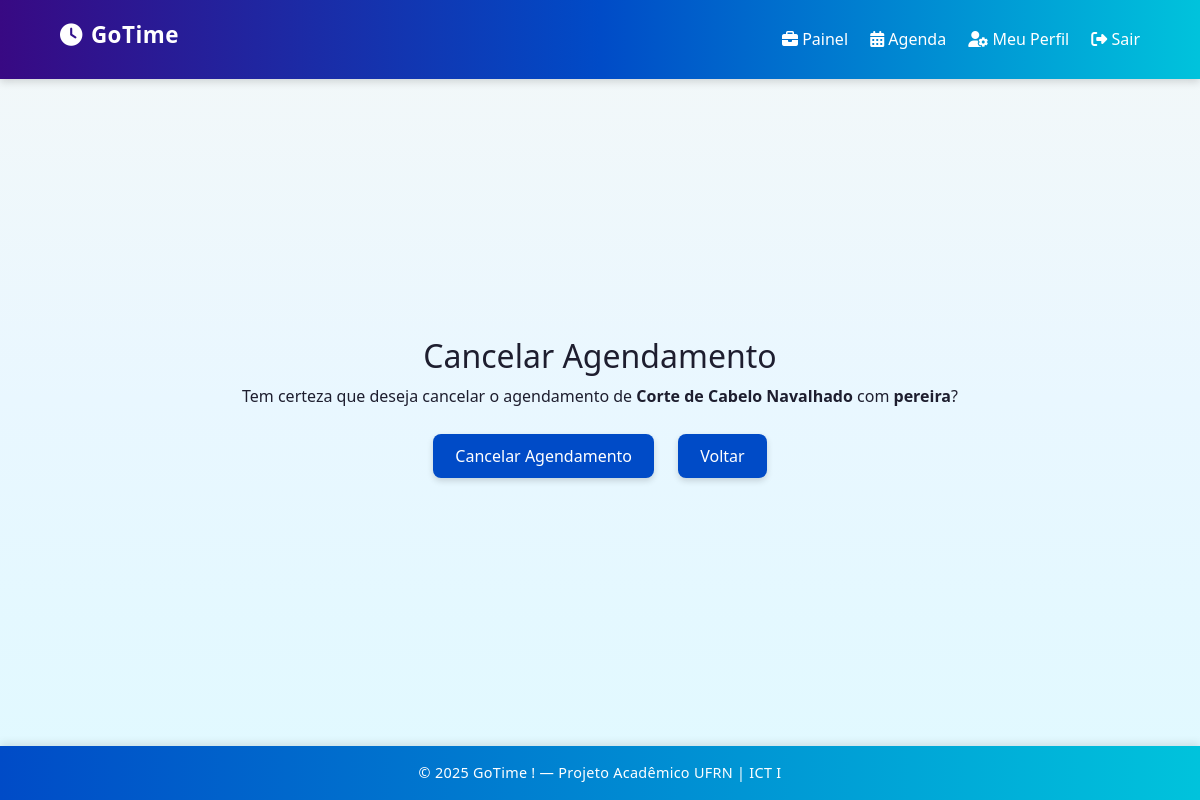
The page /agendamento/4/cancelar/ (signed in) on the database its author committed.
### servicos/models.py (models this page shows, shortened)
class Agendamento(models.Model):
    cliente = models.ForeignKey(User, on_delete=models.CASCADE, related_name='agendamentos_cliente')
    profissional = models.ForeignKey(User, on_delete=models.CASCADE, related_name='agendamentos_profissional')
    servico = models.ForeignKey(Servico, on_delete=models.CASCADE)
    horario = models.ForeignKey(HorarioDisponivel, on_delete=models.CASCADE)
    criado_em = models.DateTimeField(auto_now_add=True)

class Servico(models.Model):
    profissional = models.ForeignKey(User, on_delete=models.CASCADE)
    nome = models.CharField(max_length=100)
    descricao = models.TextField(blank=True, null=True)
    preco = models.DecimalField(max_digits=8, decimal_places=2)
    duracao = models.IntegerField(help_text="Duração em minutos")
    def __str__(self):
        return self.nome

### servicos/views.py (the view)
# urls.py: path('agendamento/<int:id>/cancelar/', views.cancelar_agendamento, name='cancelar_agendamento'),
@login_required
def cancelar_agendamento(request, id):
    agendamento = get_object_or_404(Agendamento, id=id)
    if request.user != agendamento.cliente and request.user != agendamento.profissional:
        messages.error(request, "Você não tem permissão para cancelar este agendamento.")
        return redirect('dashboard_cliente')
    if request.method == 'POST':
        agendamento.horario.disponivel = True
        agendamento.horario.save()
        agendamento.delete()
        messages.warning(request, "❌ Agendamento cancelado com sucesso.")
        return redirect('dashboard_profissional' if agendamento.profissional == request.user else 'dashboard_cliente')
    return render(request, 'servicos/cancelar_agendamento.html', {'agendamento': agendamento})

### servicos/templates/servicos/cancelar_agendamento.html (shortened to what this page needs)
{% extends 'servicos/base.html' %}
{% block content %}
<section class="form-section">
  <h2>Cancelar Agendamento</h2>
  <p>Tem certeza que deseja cancelar o agendamento de <strong>{{ agendamento.servico }}</strong>
     com <strong>{{ agendamento.profissional.username }}</strong>?</p>
  <form method="POST">
    <button type="submit" class="btn btn-danger">Cancelar Agendamento</button>
    <a href="{% url 'dashboard_cliente' %}" class="btn btn-secondary">Voltar</a>
  </form>
</section>
{% endblock %}

### servicos/static/servicos/css/style.css (style rules this page uses)
:root { --cor-primaria: #0078D7; --cor-secundaria: #005fa3; --cor-gradiente: linear-gradient(180deg, #e9f1ff 0%, #f8faff 100%); --cor-fundo: #f8faff; --cor-texto: #222; --cor-branca: #fff; --sombra: 0 6px 18px rgba(0, 0, 0, 0.08); }
* { margin: 0; padding: 0; box-sizing: border-box; font-family: "Segoe UI", Arial, sans-serif; }
body { background: var(--cor-gradiente); color: var(--cor-texto); min-height: 100vh; display: flex; flex-direction: column; animation: fadeIn 0.8s ease-in; }
.btn { display: inline-flex; align-items: center; gap: 8px; background: var(--cor-primaria); color: var(--cor-branca); border: none; border-radius: 8px; padding: 14px 28px; font-size: 1rem; font-weight: 600; cursor: pointer; text-decoration: none; margin: 10px; transition: all 0.3s ease; box-shadow: 0 4px 10px rgba(0, 120, 215, 0.25); }
form a { color: var(--cor-primaria); font-weight: 600; text-decoration: none; }

### servicos/templates/servicos/base.html (style rules this page uses)
:root { --roxo-profundo: #380983; --azul-intenso: #004bc7; --azul-claro: #0096ff; --ciano: #00c3dc; --branco-gelo: #f4f8f8; --cinza-texto: #1e1e2f; }
body { margin: 0; font-family: 'Segoe UI', Roboto, sans-serif; background: linear-gradient(180deg, var(--branco-gelo) 0%, #e9f7ff 50%, #e0f9ff 100%); color: var(--cinza-texto); display: flex; flex-direction: column; min-height: 100vh; }
.btn { background-color: var(--azul-intenso); color: #fff; border: none; border-radius: 8px; padding: 10px 22px; font-weight: 500; transition: all 0.3s ease; box-shadow: 0 3px 6px rgba(0, 0, 0, 0.15); }

### rows shown on the page
Agendamento: servico "Corte de Cabelo Navalhado", profissional.username "pereira"
